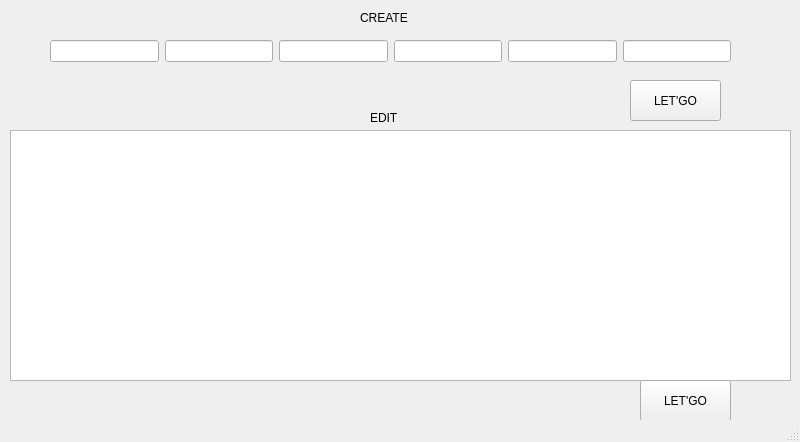
<?xml version="1.0" encoding="UTF-8"?>
<ui version="4.0">
 <class>MainWindow</class>
 <widget class="QMainWindow" name="MainWindow">
  <property name="geometry">
   <rect>
    <x>0</x>
    <y>0</y>
    <width>800</width>
    <height>442</height>
   </rect>
  </property>
  <property name="windowTitle">
   <string>MainWindow</string>
  </property>
  <widget class="QWidget" name="centralwidget">
   <widget class="QTableWidget" name="tableWidget">
    <property name="geometry">
     <rect>
      <x>10</x>
      <y>130</y>
      <width>781</width>
      <height>251</height>
     </rect>
    </property>
   </widget>
   <widget class="QLabel" name="label">
    <property name="geometry">
     <rect>
      <x>360</x>
      <y>10</y>
      <width>60</width>
      <height>16</height>
     </rect>
    </property>
    <property name="text">
     <string>CREATE</string>
    </property>
   </widget>
   <widget class="QLabel" name="label_2">
    <property name="geometry">
     <rect>
      <x>370</x>
      <y>110</y>
      <width>60</width>
      <height>16</height>
     </rect>
    </property>
    <property name="text">
     <string>EDIT</string>
    </property>
   </widget>
   <widget class="QPushButton" name="pushButton">
    <property name="geometry">
     <rect>
      <x>630</x>
      <y>80</y>
      <width>91</width>
      <height>41</height>
     </rect>
    </property>
    <property name="text">
     <string>LET'GO</string>
    </property>
   </widget>
   <widget class="QLabel" name="label_3">
    <property name="geometry">
     <rect>
      <x>20</x>
      <y>70</y>
      <width>261</width>
      <height>16</height>
     </rect>
    </property>
    <property name="text">
     <string/>
    </property>
   </widget>
   <widget class="QPushButton" name="pushButton_2">
    <property name="geometry">
     <rect>
      <x>640</x>
      <y>380</y>
      <width>91</width>
      <height>41</height>
     </rect>
    </property>
    <property name="text">
     <string>LET'GO</string>
    </property>
   </widget>
   <widget class="QWidget" name="">
    <property name="geometry">
     <rect>
      <x>50</x>
      <y>40</y>
      <width>681</width>
      <height>23</height>
     </rect>
    </property>
    <layout class="QHBoxLayout" name="horizontalLayout">
     <item>
      <widget class="QLineEdit" name="lineEdit"/>
     </item>
     <item>
      <widget class="QLineEdit" name="lineEdit_2"/>
     </item>
     <item>
      <widget class="QLineEdit" name="lineEdit_3"/>
     </item>
     <item>
      <widget class="QLineEdit" name="lineEdit_4"/>
     </item>
     <item>
      <widget class="QLineEdit" name="lineEdit_5"/>
     </item>
     <item>
      <widget class="QLineEdit" name="lineEdit_6"/>
     </item>
    </layout>
   </widget>
  </widget>
  <widget class="QStatusBar" name="statusbar"/>
 </widget>
 <resources/>
 <connections/>
</ui>
